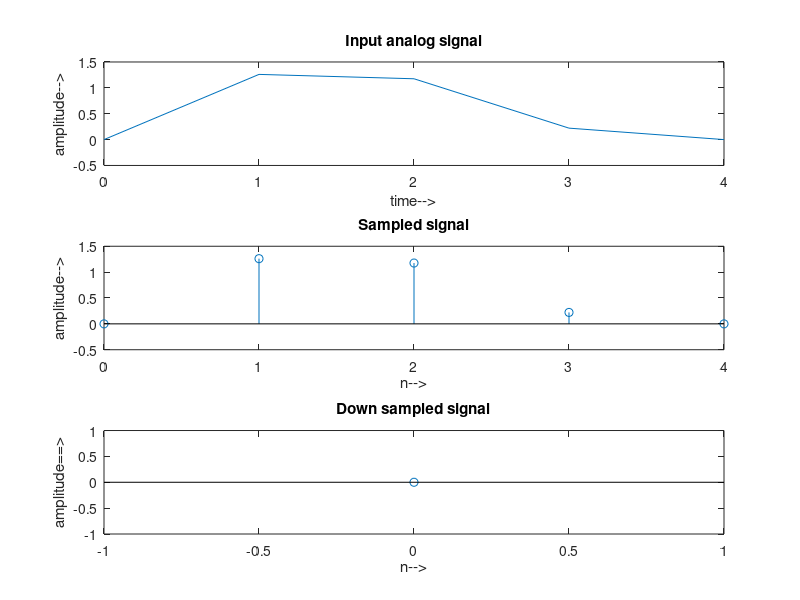

Recreate this plot in MATLAB.
# Design-
clc;

clear all;

close all;

N=input('Enter the sequence length N:');

M=input('Enter the down sampling factor M:');

f1=0.05;

f2=0.2;

t=0:1:N-1;

x=sin(2*pi*f1*t)+sin(2*pi*f2*t);

x1=x(1:M:N);

t1=1:1:N/M;

subplot(3,1,1);

plot(t,x);

xlabel('time-->');

ylabel('amplitude-->');

title('Input analog signal');

subplot(3,1,2);

stem(t,x);

xlabel('n-->');

ylabel('amplitude-->');

title('Sampled signal');

subplot(3,1,3);

stem(t1-1,x1);

xlabel('n-->');

ylabel('amplitude==>');

title('Down sampled signal');
